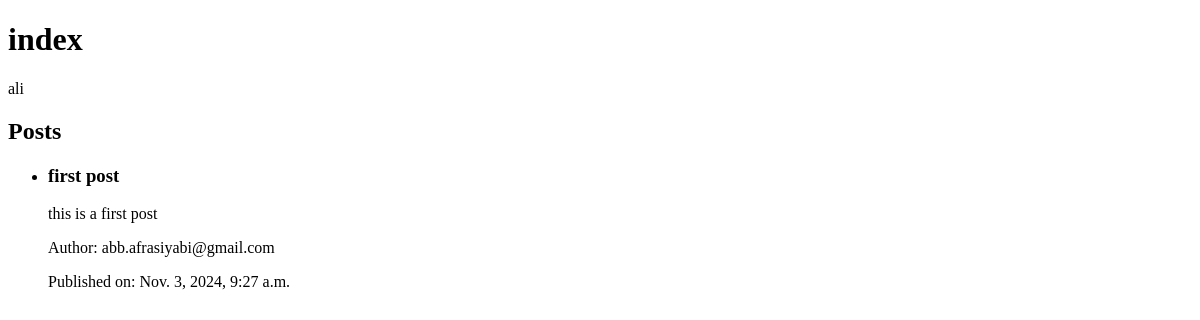
The app's page /blog/cbv_index, older data.
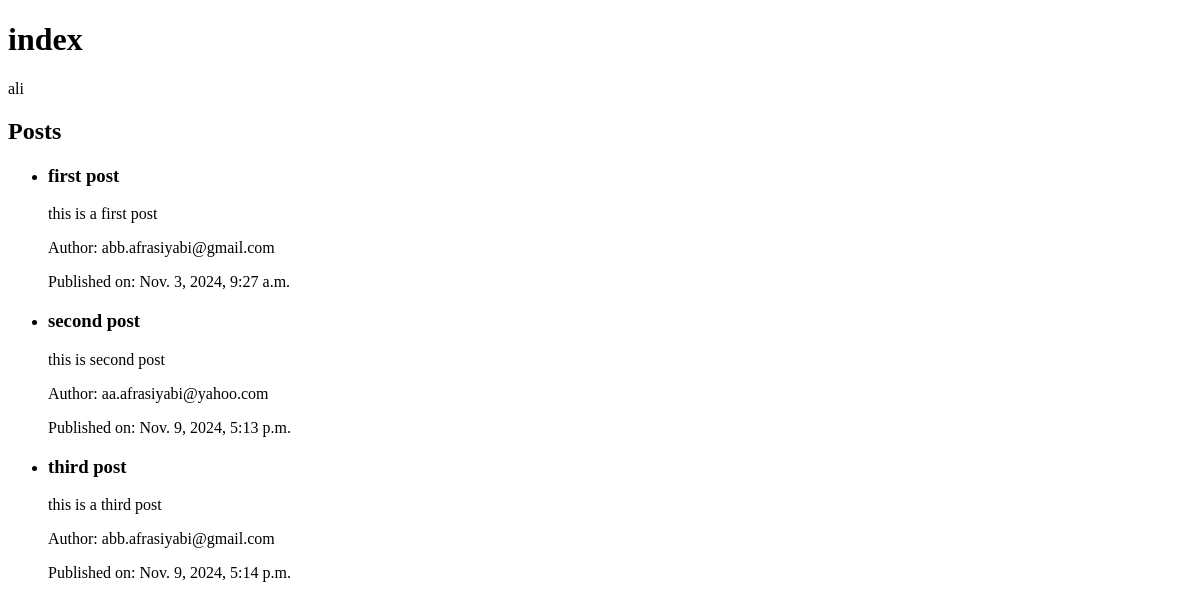
The same page, newer data.
### blog/models.py (models this page shows, shortened)
class Post(models.Model):
    author = models.ForeignKey(User,on_delete=models.CASCADE)
    image = models.ImageField(null=True,blank=True)
    title = models.CharField(max_length=250)
    content=  models.TextField()
    status = models.BooleanField()
    category = models.ForeignKey(Category,on_delete=models.SET_NULL,null=True)
    created_date = models.DateTimeField(auto_now_add=True)
    updated_date = models.DateTimeField(auto_now=True)
    published_date = models.DateTimeField(default=timezone.now)

### account/models.py (models this page shows)
class User(AbstractBaseUser, PermissionsMixin):
    email = models.EmailField(max_length=255, unique=True)
    is_staff = models.BooleanField(default=False)
    is_active = models.BooleanField(default=True)
    first_name = models.CharField(max_length=20)
    REQUIRED_FIELDS = []
    published_date = models.DateTimeField(default=timezone.now)  # یا هر تاریخ دلخواه به عنوان مقدار پیش‌فرض
    created_date = models.DateTimeField(auto_now_add=True)
    updated_date = models.DateTimeField(auto_now=True)
    groups = models.ManyToManyField(
        Group,
        related_name="customuser_groups",  # تغییر نام ارتباط معکوس
        blank=True
    )
    user_permissions = models.ManyToManyField(
        Permission,
        related_name="customuser_permissions",  # تغییر نام ارتباط معکوس
        blank=True
    )
    objects = UserManager()
    USERNAME_FIELD = "email"  # اضافه کردن USERNAME_FIELD به عنوان شناسه اصلی
    def __str__(self):
        return self.email

### blog/views.py (the view)
# urls.py: path("cbv_index" , views.HomePageView.as_view(),name='cbv_index'),
class HomePageView(TemplateView):
    template_name = "index.html"
    def get_context_data(self, **kwargs):
        context = super().get_context_data(**kwargs)
        context["name"] = 'ali'
        context["posts"] = Post.objects.all()  # Fetch all posts from the database and add it to the context.  # Assuming Post is a model that represents your blog posts.  # Replace this line with your actual database query.  # This is a simple example to demonstrate the concept.  # In a real-world application, you should fetch the posts based on the user's preferences and other criteria.  # Also, you should paginate the posts to avoid
        return context

### templates/index.html (shortened to what this page needs)
<!DOCTYPE html>
<html lang="en">
<head>
</head>
<body>
    <h1>index</h1>
    <p>{{name}}</p>
    <h2>Posts</h2>
    {% if posts %}
        <ul>
            {% for post in posts %}
                <li>
                    <h3>{{ post.title }}</h3>
                    <p>{{ post.content }}</p>
                    <p>Author: {{ post.author }}</p>
                    <p>Published on: {{ post.published_date }}</p>
                </li>
            {% endfor %}
        </ul>
    {% else %}
        <p>No posts available.</p>
    {% endif %}
</body>
</html>

Row changes from the older to the newer data that the page shows:
added Post: title "second post", content "this is second post", author "aa.afrasiyabi@yahoo.com", published_date "Nov. 9, 2024, 5:13 p.m."
added Post: title "third post", content "this is a third post", author "abb.afrasiyabi@gmail.com", published_date "Nov. 9, 2024, 5:14 p.m."
